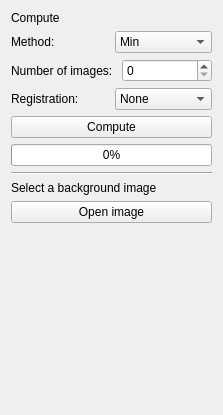
       <widget class="QWidget" name="backgroundBox">
        <property name="geometry">
         <rect>
          <x>0</x>
          <y>0</y>
          <width>223</width>
          <height>415</height>
         </rect>
        </property>
        <attribute name="label">
         <string>Background</string>
        </attribute>
        <layout class="QGridLayout" name="gridLayout_6">
         <item row="1" column="0" colspan="2">
          <layout class="QHBoxLayout" name="horizontalLayout_19">
           <item>
            <widget class="QLabel" name="label">
             <property name="text">
              <string>Method: </string>
             </property>
            </widget>
           </item>
           <item>
            <widget class="QComboBox" name="back">
             <property name="currentIndex">
              <number>0</number>
             </property>
             <item>
              <property name="text">
               <string>Min</string>
              </property>
             </item>
             <item>
              <property name="text">
               <string>Max</string>
              </property>
             </item>
             <item>
              <property name="text">
               <string>Average</string>
              </property>
             </item>
            </widget>
           </item>
          </layout>
         </item>
         <item row="9" column="1">
          <spacer name="verticalSpacer">
           <property name="orientation">
            <enum>Qt::Vertical</enum>
           </property>
           <property name="sizeHint" stdset="0">
            <size>
             <width>20</width>
             <height>40</height>
            </size>
           </property>
          </spacer>
         </item>
         <item row="2" column="0" colspan="2">
          <layout class="QHBoxLayout" name="horizontalLayout_18">
           <item>
            <widget class="QLabel" name="label_2">
             <property name="text">
              <string>Number of images: </string>
             </property>
            </widget>
           </item>
           <item>
            <widget class="QSpinBox" name="nBack"/>
           </item>
          </layout>
         </item>
         <item row="4" column="0" colspan="2">
          <widget class="QPushButton" name="backgroundComputeButton">
           <property name="text">
            <string>Compute</string>
           </property>
          </widget>
         </item>
         <item row="7" column="0" colspan="2">
          <widget class="QLabel" name="label_21">
           <property name="text">
            <string>Select a background image</string>
           </property>
          </widget>
         </item>
         <item row="8" column="0" colspan="2">
          <widget class="QPushButton" name="backgroundSelectButton">
           <property name="text">
            <string>Open image</string>
           </property>
          </widget>
         </item>
         <item row="5" column="0" colspan="2">
          <widget class="QProgressBar" name="backgroundProgressBar">
           <property name="value">
            <number>0</number>
           </property>
          </widget>
         </item>
         <item row="6" column="0" colspan="2">
          <widget class="Line" name="line">
           <property name="orientation">
            <enum>Qt::Horizontal</enum>
           </property>
          </widget>
         </item>
         <item row="0" column="0" colspan="2">
          <widget class="QLabel" name="label_20">
           <property name="text">
            <string>Compute</string>
           </property>
          </widget>
         </item>
         <item row="3" column="0">
          <widget class="QLabel" name="label_10">
           <property name="text">
            <string>Registration:</string>
           </property>
          </widget>
         </item>
         <item row="3" column="1">
          <widget class="QComboBox" name="registrationBack">
           <item>
            <property name="text">
             <string>None</string>
            </property>
           </item>
           <item>
            <property name="text">
             <string>Simple</string>
            </property>
           </item>
           <item>
            <property name="text">
             <string>ECC</string>
            </property>
           </item>
           <item>
            <property name="text">
             <string>Features</string>
            </property>
           </item>
          </widget>
         </item>
        </layout>
       </widget>
